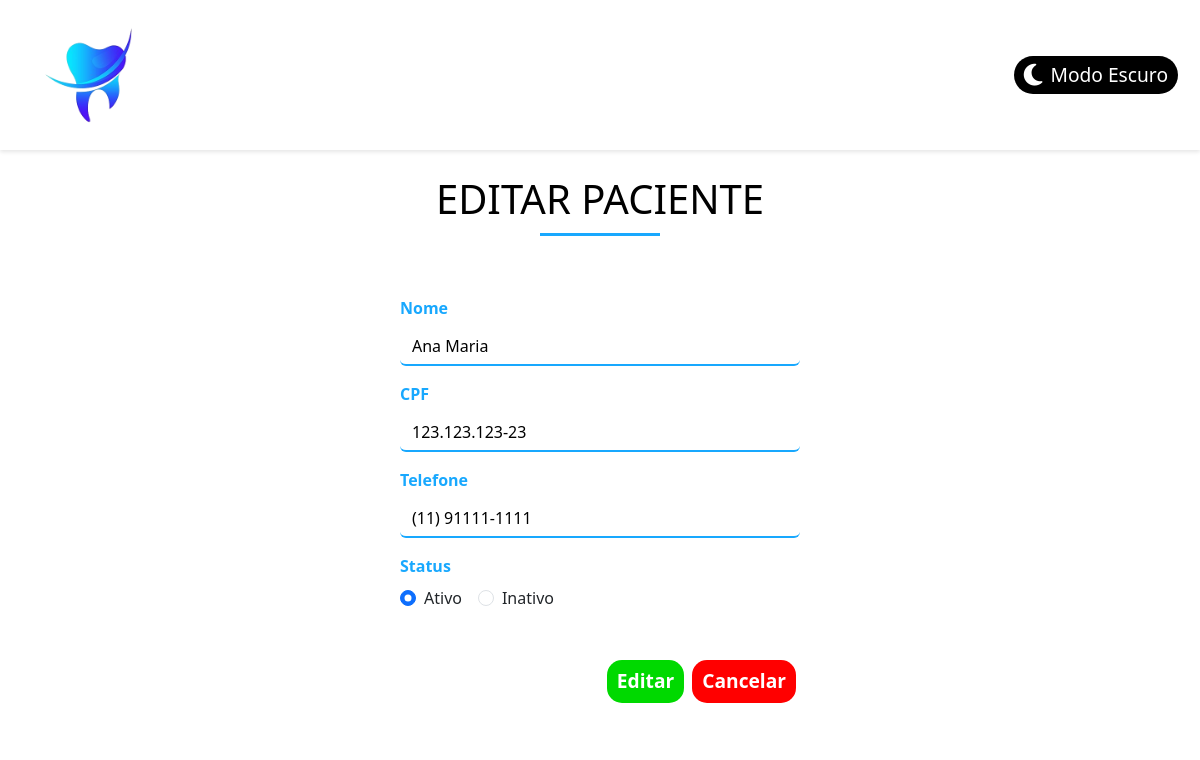
/?pagina=editar_paciente&id=4, run on the app's committed database.
### tables this page shows
CREATE TABLE `pacientes` (
  `id` int NOT NULL AUTO_INCREMENT,
  `nome` varchar(255) NOT NULL,
  `cpf` varchar(14) NOT NULL,
  `telefone` varchar(15) DEFAULT NULL,
  `situacao` tinyint(1) NOT NULL DEFAULT '1',
  PRIMARY KEY (`id`)
);

### views/editar_paciente.php (the view, shortened to what this page needs)
<?php
    if (isset($_GET['id'])) {
        $id = $_GET['id'];
        $consulta_paciente = mysqli_query($conexao, "SELECT * FROM pacientes WHERE id = $id");
        if ($linha = mysqli_fetch_array($consulta_paciente)) {
?>
<div class="pacientes">
    <h1 class="titulo-2 text-center mt-4 mb-1">Editar Paciente</h1>
    <div class="form-inserir-container">
        <form action="atualizar_paciente.php" method="post" class="form-inserir">
            <div class="mb-3">
                <label for="nome" class="form-label">Nome</label>
                <input type="text" class="form-control" id="nome" name="nome" value="<?php echo $linha['nome']; ?>">
            </div>
            <div class="mb-3">
                <label for="cpf" class="form-label">CPF</label>
                <input type="text" class="form-control" id="cpf" name="cpf" value="<?php echo $linha['cpf']; ?>">
            </div>
            <div class="mb-3">
                <label for="telefone" class="form-label">Telefone</label>
                <input type="text" class="form-control" id="telefone" name="telefone" value="<?php echo $linha['telefone']; ?>">
            </div>
            <div class="mb-3">
                <label for="situacao" class="form-label">Status</label><br>
                <div class="d-flex">
                    <div class="form-check me-3">
                        <input type="radio" id="ativo" name="situacao" value="1" class="form-check-input" <?php echo ($linha['situacao'] == 1) ? 'checked' : ''; ?>>
                        <label for="ativo" class="form-check-label">Ativo</label>
                    </div>
                    <div class="form-check">
                        <input type="radio" id="inativo" name="situacao" value="0" class="form-check-input" <?php echo ($linha['situacao'] == 0) ? 'checked' : ''; ?>>
                        <label for="inativo" class="form-check-label">Inativo</label>
                    </div>
                </div>
            </div>
            <div class="botoes-inserir d-flex justify-content-end align-items-center mt-5">
                <button type="submit" class="botao-sucesso text-center mx-1">Editar</button>
                <a href="?pagina=#">
                    <button type="button" class="botao-cancelar text-center mx-1">Cancelar</button>
                </a>
            </div>
        </form>
    </div>
</div>
<?php
        } else {
            echo "Paciente não encontrado.";
        }
    } else {
        echo "ID não informado.";
    }
?>

### css/estilo.css (style rules this page uses)
:root { --azul: #18A8FE; --azul-escuro: #008cdd; --verde: #00d900; --verde-escuro: #009000; --vermelho: #ff0000; --vermelho-escuro: #c70000; --fundo: #ffffff; --texto: #000000; }
.pacientes { margin-top: 25px; }
.titulo-2 { color: var(--texto); font-size: 2.5em; text-transform: uppercase; }
.titulo-2::after { content: ""; display: block; margin: 10px; width: 120px; height: 3px; background-color: var(--azul); margin-left: auto; margin-right: auto; }
.form-inserir-container { max-width: 500px; margin: 0 auto; padding: 20px; }
.form-inserir { padding: 30px; border: none; border-radius: 20px; box-shadow: 0 4px 12px var(--sombra); background-color: var(--fundo); }
.form-label { font-weight: bold; color: var(--azul); }
.form-control { border: none; border-bottom: 2px solid var(--azul); background-color: var(--fundo); color: var(--texto); transition: border-color 0.3s ease; }
.botao-sucesso, .botao-cancelar { color: white; padding: 7px 10px; border: none; border-radius: 15px; font-size: 1.2em; font-weight: 600; transition: transform 0.2s, background-color 0.3s ease; }
.botao-sucesso { background-color: var(--verde); }
.botao-cancelar { background-color: var(--vermelho); }

### data on the page
pacientes: nome "Ana Maria", cpf "123.123.123-23", telefone "(11) 91111-1111", situacao "☑ Ativo", situacao "☐ Inativo"
